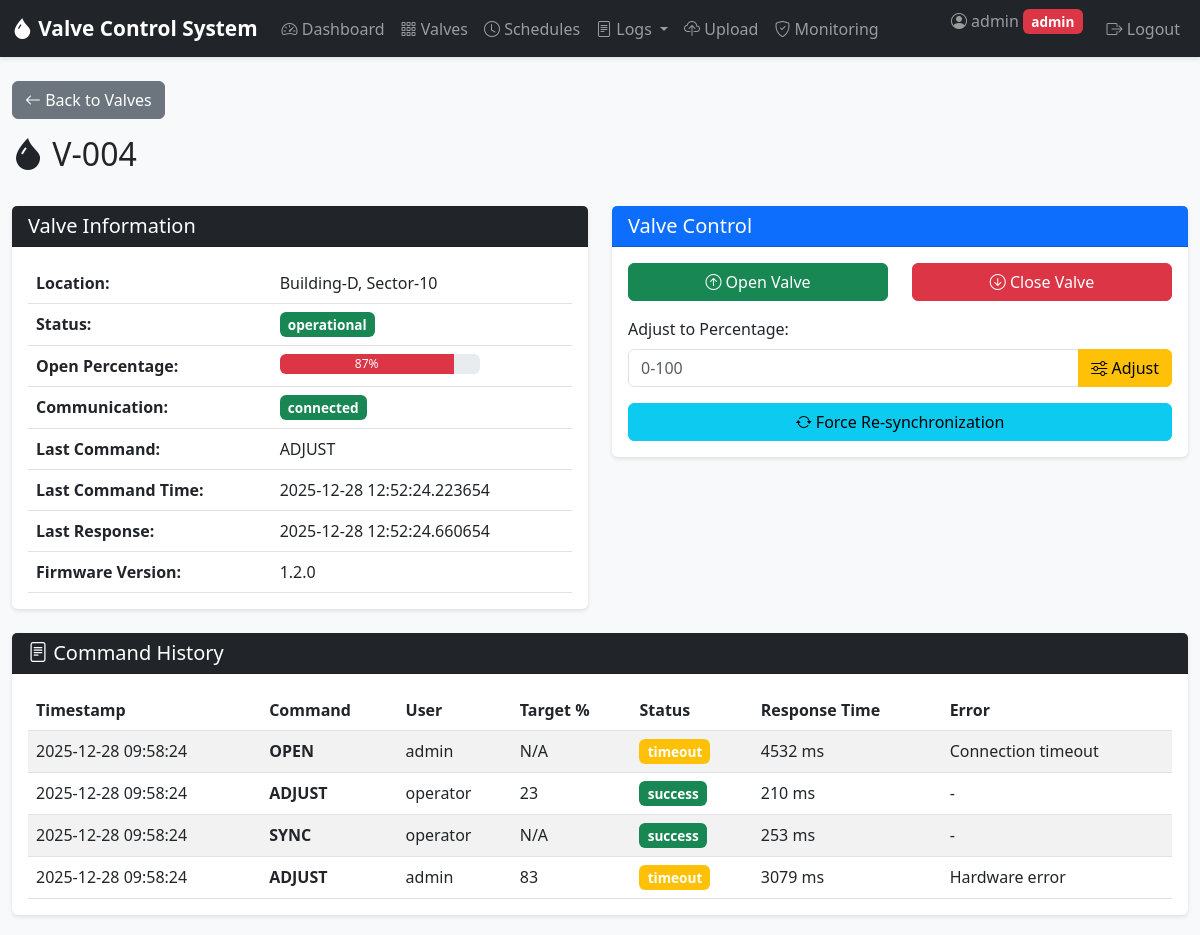
/valve/4 (signed in), run on the app's committed database.
### tables this page shows
CREATE TABLE valves (
            id INTEGER PRIMARY KEY AUTOINCREMENT,
            valve_name TEXT UNIQUE NOT NULL,
            location TEXT NOT NULL,
            open_percentage INTEGER DEFAULT 0 CHECK(open_percentage BETWEEN 0 AND 100),
            status TEXT DEFAULT 'operational' CHECK(status IN ('operational', 'maintenance', 'error', 'offline')),
            communication_status TEXT DEFAULT 'connected' CHECK(communication_status IN ('connected', 'disconnected', 'timeout')),
            last_command TEXT,
            last_command_timestamp TIMESTAMP,
            last_response_timestamp TIMESTAMP,
            firmware_version TEXT DEFAULT '1.0.0',
            config_file TEXT,
            created_at TIMESTAMP DEFAULT CURRENT_TIMESTAMP,
            updated_at TIMESTAMP DEFAULT CURRENT_TIMESTAMP
        );

CREATE TABLE command_logs (
            id INTEGER PRIMARY KEY AUTOINCREMENT,
            valve_id INTEGER NOT NULL,
            command TEXT NOT NULL,
            user_id INTEGER NOT NULL,
            target_percentage INTEGER,
            status TEXT CHECK(status IN ('success', 'failed', 'timeout')),
            response_time_ms INTEGER,
            error_message TEXT,
            timestamp TIMESTAMP DEFAULT CURRENT_TIMESTAMP,
            FOREIGN KEY (valve_id) REFERENCES valves(id),
            FOREIGN KEY (user_id) REFERENCES users(id)
        );

CREATE TABLE users (
            id INTEGER PRIMARY KEY AUTOINCREMENT,
            username TEXT UNIQUE NOT NULL,
            password_hash TEXT NOT NULL,
            role TEXT NOT NULL CHECK(role IN ('admin', 'operator')),
            email TEXT,
            created_at TIMESTAMP DEFAULT CURRENT_TIMESTAMP,
            last_login TIMESTAMP
        );

### app/routes/valves.py (the view)
@valves_bp.route('/valve/<int:valve_id>')
@login_required
def valve_detail(valve_id):
    valve = Valve.get_by_id(valve_id)
    if not valve:
        flash('Valve not found', 'danger')
        return redirect(url_for('valves.list_valves'))
    logs = CommandLog.get_by_valve(valve_id, limit=20)
    return render_template('valve_detail.html', valve=valve, logs=logs)

### app/models.py (called while the page is built)
def get_db_connection():
    conn = sqlite3.connect(DATABASE_PATH)
    conn.row_factory = sqlite3.Row
    return conn

    @staticmethod
    def get_by_id(valve_id):
        conn = get_db_connection()
        valve = conn.execute('SELECT * FROM valves WHERE id = ?', (valve_id,)).fetchone()
        conn.close()
        return dict(valve) if valve else None

    @staticmethod
    def get_by_valve(valve_id, limit=50):
        conn = get_db_connection()
        logs = conn.execute(
            '''SELECT cl.*, u.username, v.valve_name
               FROM command_logs cl
               JOIN users u ON cl.user_id = u.id
               JOIN valves v ON cl.valve_id = v.id
               WHERE cl.valve_id = ?
               ORDER BY cl.timestamp DESC LIMIT ?''',
            (valve_id, limit)
        ).fetchall()
        conn.close()
        return [dict(log) for log in logs]

### app/utils/auth_helpers.py (called while the page is built)
def login_required(f):
    @wraps(f)
    def decorated_function(*args, **kwargs):
        if 'user_id' not in session:
            flash('Please log in to access this page', 'warning')
            return redirect(url_for('auth.login'))
        return f(*args, **kwargs)
    return decorated_function

### app/templates/valve_detail.html (shortened to what this page needs)
{% extends "base.html" %}
{% block content %}
<div class="row mb-4">
    <div class="col-12">
        <a href="{{ url_for('valves.list_valves') }}" class="btn btn-secondary mb-3">
            <i class="bi bi-arrow-left"></i> Back to Valves
        </a>
        <h2><i class="bi bi-droplet-fill"></i> {{ valve.valve_name }}</h2>
    </div>
</div>
<div class="row">
    <div class="col-md-6">
        <div class="card mb-4">
            <div class="card-header bg-dark text-white">
                <h5 class="mb-0">Valve Information</h5>
            </div>
            <div class="card-body">
                <table class="table">
                    <tr>
                        <th>Location:</th>
                        <td>{{ valve.location }}</td>
                    </tr>
                    <tr>
                        <th>Status:</th>
                        <td>
                            <span class="badge bg-{% if valve.status == 'operational' %}success{% elif valve.status == 'maintenance' %}warning{% else %}danger{% endif %}">
                                {{ valve.status }}
                            </span>
                        </td>
                    </tr>
                    <tr>
                        <th>Open Percentage:</th>
                        <td>
                            <div class="progress" style="width: 200px;">
                                <div class="progress-bar {% if valve.open_percentage > 75 %}bg-danger{% elif valve.open_percentage > 25 %}bg-warning{% else %}bg-success{% endif %}"
                                     role="progressbar" style="width: {{ valve.open_percentage }}%">
                                    {{ valve.open_percentage }}%
                                </div>
                            </div>
                        </td>
                    </tr>
                    <tr>
                        <th>Communication:</th>
                        <td>
                            <span class="badge bg-{% if valve.communication_status == 'connected' %}success{% elif valve.communication_status == 'timeout' %}warning{% else %}danger{% endif %}">
                                {{ valve.communication_status }}
                            </span>
                        </td>
                    </tr>
                    <tr>
                        <th>Last Command:</th>
                        <td>{{ valve.last_command or 'None' }}</td>
                    </tr>
                    <tr>
                        <th>Last Command Time:</th>
                        <td>{{ valve.last_command_timestamp or 'N/A' }}</td>
                    </tr>
                    <tr>
                        <th>Last Response:</th>
                        <td>{{ valve.last_response_timestamp or 'N/A' }}</td>
                    </tr>
                    <tr>
                        <th>Firmware Version:</th>
                        <td>{{ valve.firmware_version }}</td>
                    </tr>
                </table>
            </div>
        </div>
    </div>
    <div class="col-md-6">
        <div class="card mb-4">
            <div class="card-header bg-primary text-white">
                <h5 class="mb-0">Valve Control</h5>
            </div>
            <div class="card-body">
                {% if session.role in ['admin', 'operator'] %}
                <form method="POST" action="{{ url_for('valves.control_valve', valve_id=valve.id) }}">
                    <div class="row mb-3">
                        <div class="col-6">
                            <button type="submit" name="action" value="open" class="btn btn-success w-100">
                                <i class="bi bi-arrow-up-circle"></i> Open Valve
                            </button>
                        </div>
                        <div class="col-6">
                            <button type="submit" name="action" value="close" class="btn btn-danger w-100">
                                <i class="bi bi-arrow-down-circle"></i> Close Valve
                            </button>
                        </div>
                    </div>
                    <div class="mb-3">
                        <label for="target_percentage" class="form-label">Adjust to Percentage:</label>
                        <div class="input-group">
                            <input type="number" class="form-control" name="target_percentage"
                                   min="0" max="100" placeholder="0-100">
                            <button type="submit" name="action" value="adjust" class="btn btn-warning">
                                <i class="bi bi-sliders"></i> Adjust
                            </button>
                        </div>
                    </div>
                    <button type="submit" name="action" value="sync" class="btn btn-info w-100">
                        <i class="bi bi-arrow-repeat"></i> Force Re-synchronization
                    </button>
                </form>
                {% else %}
                <p class="text-muted">You don't have permission to control valves.</p>
                {% endif %}
            </div>
        </div>
    </div>
</div>
<div class="row">
    <div class="col-12">
        <div class="card">
            <div class="card-header bg-dark text-white">
                <h5 class="mb-0"><i class="bi bi-file-text"></i> Command History</h5>
            </div>
            <div class="card-body">
                <div class="table-responsive">
                    <table class="table table-striped">
                        <thead>
                            <tr>
                                <th>Timestamp</th>
                                <th>Command</th>
                                <th>User</th>
                                <th>Target %</th>
                                <th>Status</th>
                                <th>Response Time</th>
                                <th>Error</th>
                            </tr>
                        </thead>
                        <tbody>
                            {% for log in logs %}
                            <tr>
                                <td>{{ log.timestamp }}</td>
                                <td><strong>{{ log.command }}</strong></td>
                                <td>{{ log.username }}</td>
                                <td>{{ log.target_percentage or 'N/A' }}</td>
                                <td>
                                    <span class="badge bg-{% if log.status == 'success' %}success{% elif log.status == 'failed' %}danger{% else %}warning{% endif %}">
                                        {{ log.status }}
                                    </span>
                                </td>
                                <td>{{ log.response_time_ms or 'N/A' }} ms</td>
                                <td>{{ log.error_message or '-' }}</td>
                            </tr>
                            {% endfor %}
                        </tbody>
                    </table>
                </div>
            </div>
        </div>
    </div>
</div>
{% endblock %}

### app/static/css/style.css (style rules this page uses)
body { font-family: 'Segoe UI', Tahoma, Geneva, Verdana, sans-serif; background-color: #f8f9fa; }
.card { margin-bottom: 20px; box-shadow: 0 2px 4px rgba(0,0,0,.1); border: none; }
.card-header { font-weight: 600; }
.table { margin-bottom: 0; }
.badge { font-size: 0.85em; padding: 0.4em 0.6em; }
.progress { height: 20px; }
.btn { transition: all 0.3s ease; }

### data on the page
valves: valve_name "V-004", location "Building-D, Sector-10", status "operational", open_percentage "87", communication_status "connected", last_command "ADJUST", last_command_timestamp "2025-12-28 12:52:24.223654", last_response_timestamp "2025-12-28 12:52:24.660654", firmware_version "1.2.0"
command_logs: timestamp "2025-12-28 09:58:24", command "OPEN", username "admin", target_percentage "N/A", status "timeout", response_time_ms "4532", error_message "Connection timeout"
command_logs: timestamp "2025-12-28 09:58:24", command "ADJUST", username "operator", target_percentage "23", status "success", response_time_ms "210", error_message "-"
command_logs: timestamp "2025-12-28 09:58:24", command "SYNC", username "operator", target_percentage "N/A", status "success", response_time_ms "253", error_message "-"
command_logs: timestamp "2025-12-28 09:58:24", command "ADJUST", username "admin", target_percentage "83", status "timeout", response_time_ms "3079", error_message "Hardware error"

### other printed values
{{ session.username }} "admin"
{{ session.role }} "admin"
